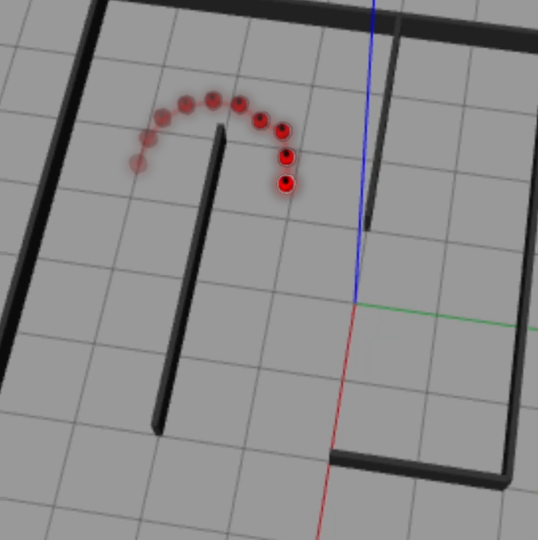
#> input picture report_d3/figures/qualitative/ibeam_afterimages.png, 1076 x 1080 px (shown at 1/2 size); the run also reads 2 pictures not shown here
$ python build_qualitative_composite.py
#> lines starting #> are read from the running program, lines starting #| are printed output that depends on the picture
#!/usr/bin/env python3
"""Build a compact qualitative composite from the final afterimage screenshots."""

from __future__ import annotations

from pathlib import Path

from PIL import Image, ImageDraw, ImageFont


QUAL_DIR = Path(__file__).resolve().parents[1] / "qualitative"
OUTPUT_PATH = QUAL_DIR / "qualitative_afterimages_composite.png"

# Label text is kept only for debugging; LaTeX subcaptions provide IEEE-style (a)--(c).
PANELS = [
    (
        "ibeam_afterimages.png",
        (90, 150, 970, 640),
        "A. I-beam / interior wall end",
        "qual_panel_a_ibeam.png",
    ),
    (
        "uturn_deadend_afterimages.png",
        (85, 250, 950, 760),
        "B. Dead-end / U-turn recovery",
        "qual_panel_b_uturn.png",
    ),
    (
        "final_3_turns_afterimages.png",
        (25, 150, 1070, 835),
        "C. Right turn, right U-turn, left turn",
        "qual_panel_c_three_turns.png",
    ),
]

TARGET_HEIGHT = 300
GUTTER = 24
PADDING = 10
# Set to 0 so panel PNGs are frame-only; composite can still stack labels if needed.
LABEL_HEIGHT = 0
BACKGROUND = (255, 255, 255)
FRAME = (217, 226, 236)
INK = (31, 41, 51)


def _load_font(size: int):
    try:
        return ImageFont.truetype("/System/Library/Fonts/Supplemental/Arial.ttf", size)
    except Exception:
        return ImageFont.load_default()


def _panel_image(
    filename: str,
    crop_box: tuple[int, int, int, int],
    label: str,
    *,
    draw_label: bool,
) -> Image.Image:
#> called with filename = 'ibeam_afterimages.png', crop_box = (90, 150, 970, 640), label = '', draw_label = False
    source = Image.open(QUAL_DIR / filename).convert("RGB")
    panel = source.crop(crop_box)
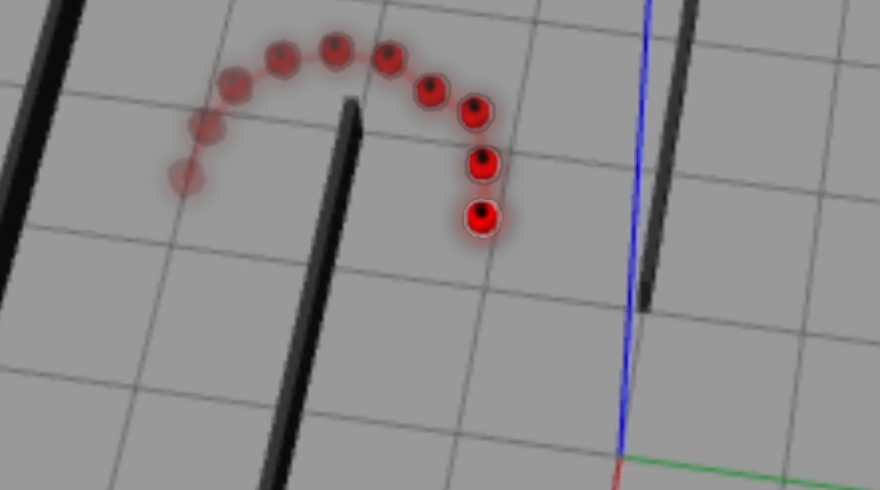
#> panel: PIL image 880x490 RGB; mean R, G, B 142.9, 140.5, 141.4
    scale = TARGET_HEIGHT / panel.height
#> scale = 0.612
    target_width = int(panel.width * scale)
#> target_width = 538
    panel = panel.resize((target_width, TARGET_HEIGHT), Image.LANCZOS)
#> panel: PIL image 538x300 RGB

    label_h = LABEL_HEIGHT if draw_label else 0
    framed = Image.new(
        "RGB",
        (target_width + 2 * PADDING, TARGET_HEIGHT + label_h + 2 * PADDING),
        BACKGROUND,
    )
#> framed: PIL image 558x320 RGB; every value is 255
    draw = ImageDraw.Draw(framed)
    framed.paste(panel, (PADDING, PADDING))
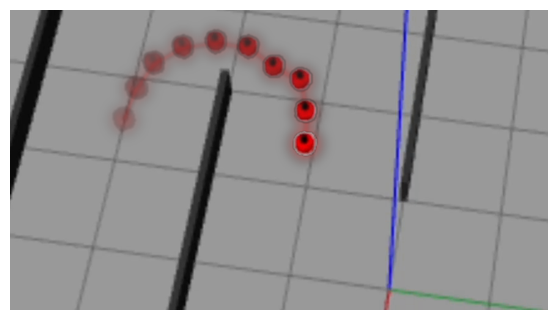
#> framed: PIL image 558x320 RGB; mean R, G, B 153.7, 151.5, 152.3
    draw.rectangle(
        (PADDING, PADDING, PADDING + target_width - 1, PADDING + TARGET_HEIGHT - 1),
        outline=FRAME,
        width=2,
    )
    if draw_label and label_h > 0:
        font = _load_font(19)
        bbox = draw.textbbox((0, 0), label, font=font)
        text_w = bbox[2] - bbox[0]
        draw.text(
            ((framed.width - text_w) / 2, TARGET_HEIGHT + PADDING + 6),
            label,
            fill=INK,
            font=font,
        )
    return framed


def main() -> None:
    # IEEE-style document uses LaTeX \subcaption for (a)--(c); export standalone frames.
    for filename, crop_box, _text, out_name in PANELS:
        solo = _panel_image(filename, crop_box, "", draw_label=False)
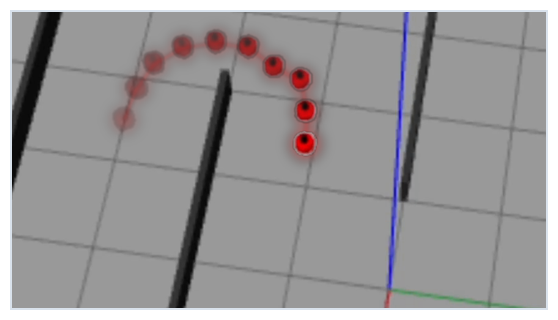
#> solo: PIL image 558x320 RGB; mean R, G, B 155.1, 153.1, 154.1
        out_path = QUAL_DIR / out_name
        solo.save(out_path)
        print(f"saved {out_path}")
#> pass 2 of the loop in main, `for filename, crop_box, _text, out_name in PANELS:`:
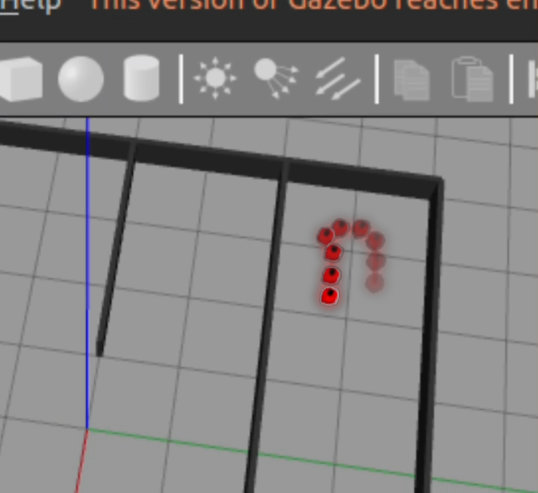
#> input picture report_d3/figures/qualitative/uturn_deadend_afterimages.png, 1076 x 985 px (shown at 1/2 size)
#> source: PIL image 1076x985 RGB
#> in _panel_image (call 2), `panel = source.crop(crop_box)`:
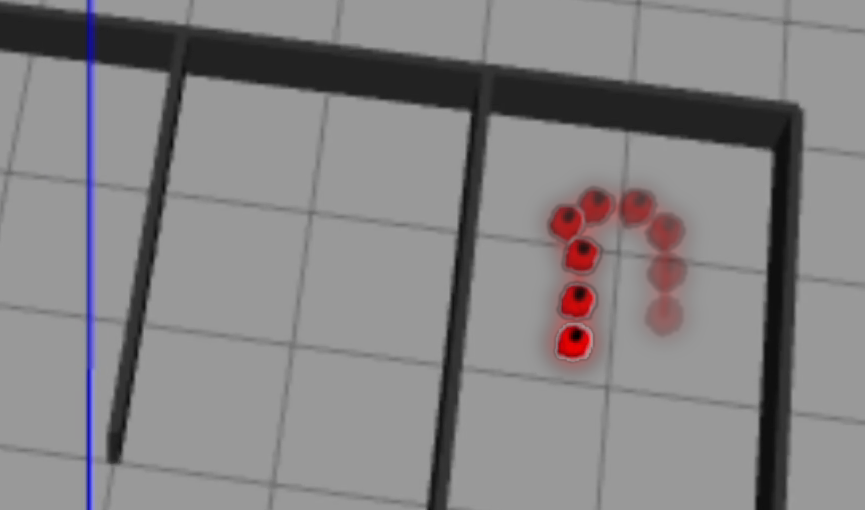
#> panel: PIL image 865x510 RGB; mean R, G, B 133.6, 131.3, 132.5
#> in main, `solo = _panel_image(filename, crop_box, "", draw_label=False)`:
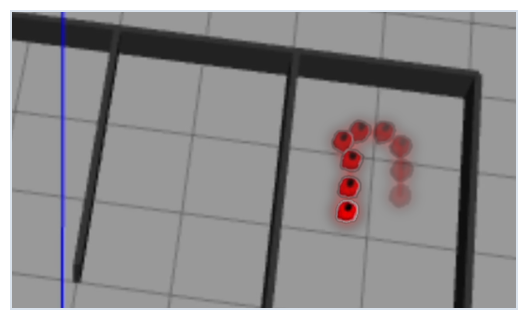
#> solo: PIL image 528x320 RGB; mean R, G, B 146.9, 145, 146.2
#> pass 3 of the loop in main, `for filename, crop_box, _text, out_name in PANELS:`:
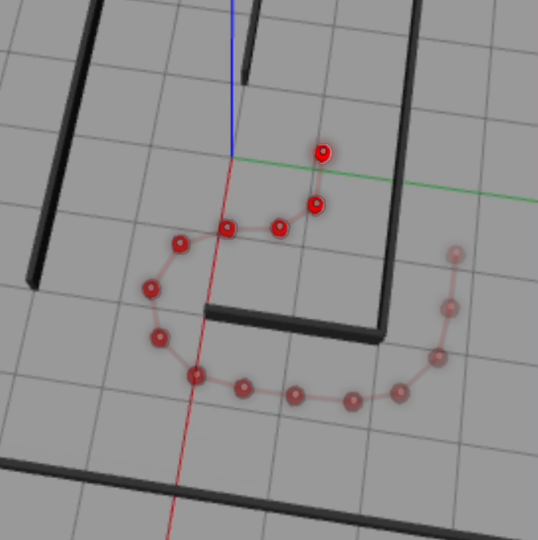
#> input picture report_d3/figures/qualitative/final_3_turns_afterimages.png, 1076 x 1080 px (shown at 1/2 size)
#> source: PIL image 1076x1080 RGB
#> in _panel_image (call 3), `panel = source.crop(crop_box)`:
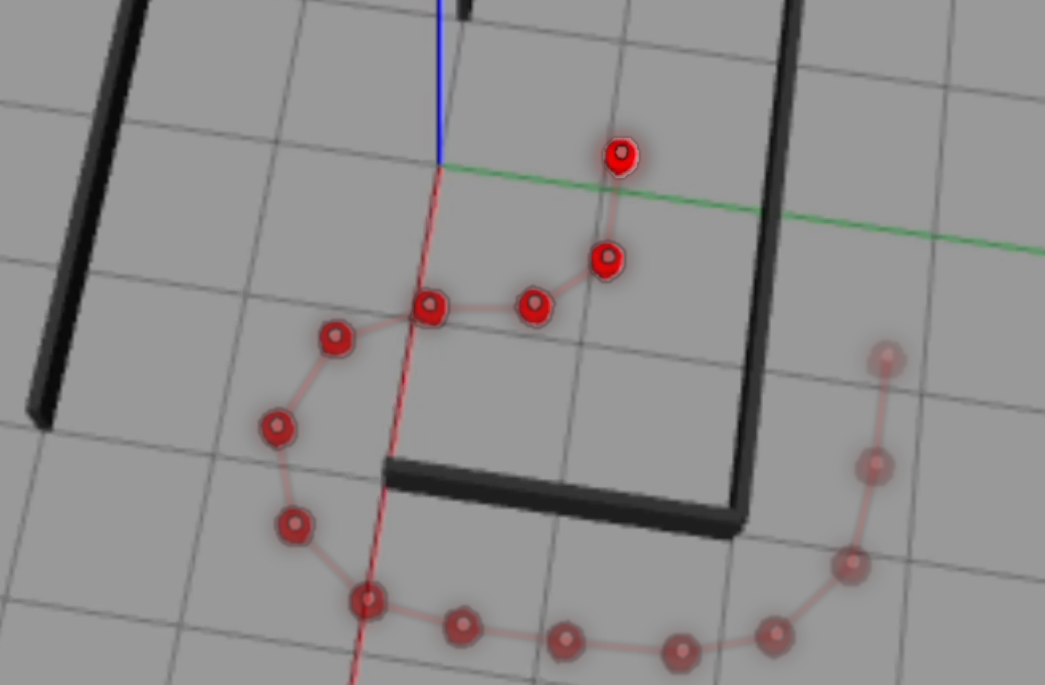
#> panel: PIL image 1045x685 RGB; mean R, G, B 144.7, 142.4, 142.5
#> in main, `solo = _panel_image(filename, crop_box, "", draw_label=False)`:
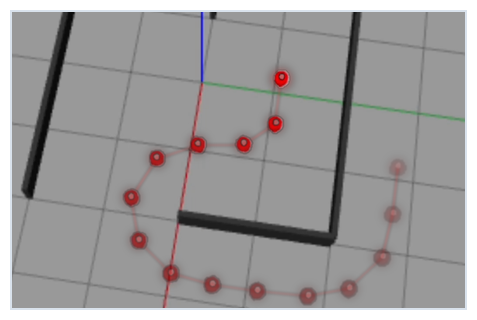
#> solo: PIL image 477x320 RGB; mean R, G, B 157.3, 155.4, 155.7

    panels = [
        _panel_image(filename, crop_box, label, draw_label=False)
        for filename, crop_box, label, _out in PANELS
    ]
#> panels = 3 items
    total_width = sum(panel.width for panel in panels) + GUTTER * (len(panels) - 1)
#> total_width = 1611
    total_height = max(panel.height for panel in panels)
#> total_height = 320
    composite = Image.new("RGB", (total_width, total_height), BACKGROUND)
#> composite: PIL image 1611x320 RGB; every value is 255

    x = 0
    for panel in panels:
        composite.paste(panel, (x, 0))
        x += panel.width + GUTTER
#> this loop made 3 passes
#> x on passes 1 to 3: 582, 1134, 1635
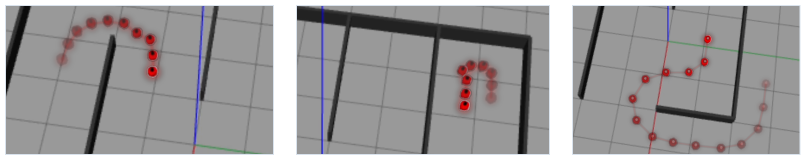
#> composite: PIL image 1611x320 RGB (shown at 1/2 size); mean R, G, B 156, 154.2, 155
#> after the loop, x = 1635

    composite.save(OUTPUT_PATH)
    print(f"saved {OUTPUT_PATH}")


if __name__ == "__main__":
    main()
